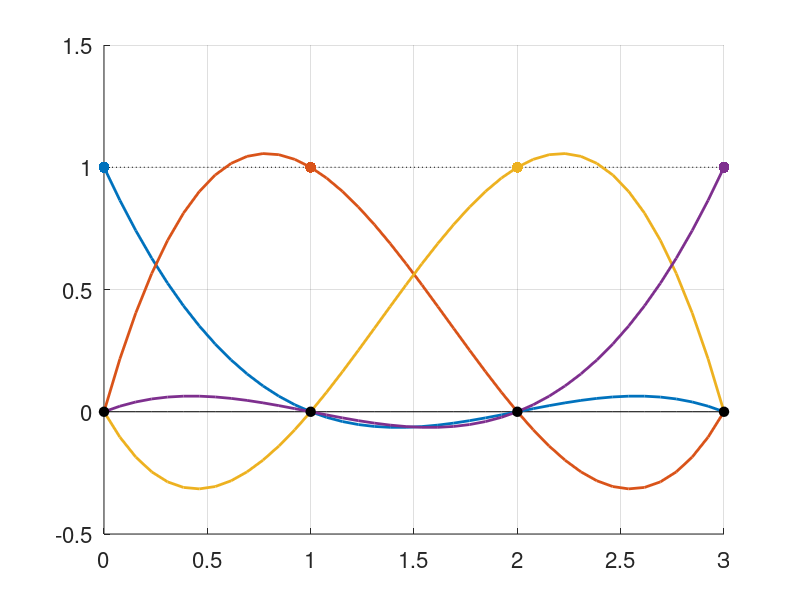
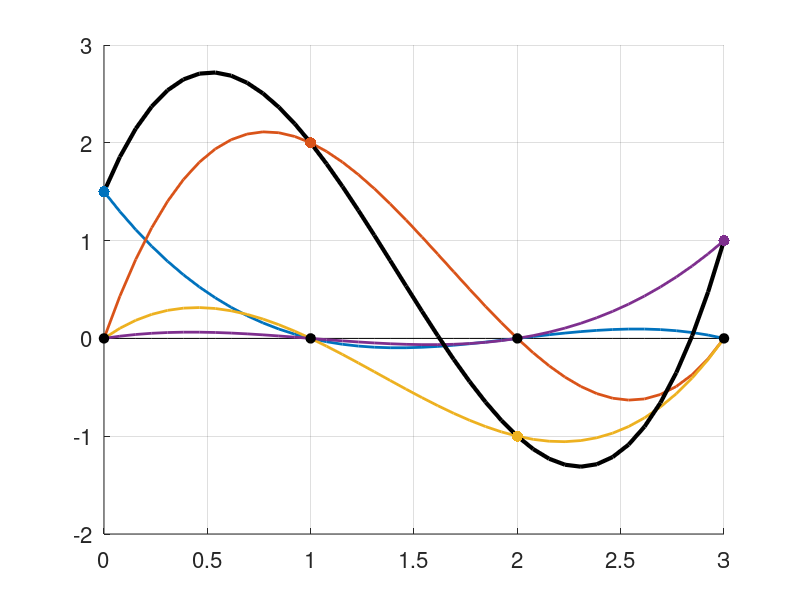

Write the MATLAB code that produced these figures, in order. (Note: this script raises an error after producing the figures.)
n = 40;
xstart = 0;
xstop = 3;
p = 3;
x = linspace(xstart,xstop,n);
t = linspace(xstart,xstop,p+1);
points = [1.5,2,-1,1] %rand(1,p+1)*5-2;
L = ones(p+1,n);


for i = 1:p+1           % Bases
    for j = 1:p+1       % Parameters
        if j~= i
            L(i,:) = L(i,:).*(x-t(j))/(t(i)-t(j));
        end
    end
end

close all
figure(1)
hold on
grid on

colors = get(gca, 'ColorOrder');

plot(x,zeros(size(x)),'k')
plot(x,ones(size(x)),':k')
plot(x,L,'linewidth',2)

for basis = 1:p+1
    plot(t(basis),1,'o', 'MarkerEdgeColor', 'none','MarkerFaceColor', colors(basis,:), 'MarkerSize',8);
    plot(t(basis),0,'ok','MarkerFaceColor', 'auto', 'MarkerSize',7);
end

set(gca,'fontsize',16)

figure(2)
hold on
grid on
colors = get(gca, 'ColorOrder');

plot(x,zeros(size(x)),'k')
plot(x,L.*repmat(points',1,40),'linewidth',2)
plot(x,points*L, 'k','linewidth',3)

for basis = 1:p+1
    plot(t(basis),points(basis),'o', 'MarkerEdgeColor', 'none','MarkerFaceColor', colors(basis,:), 'MarkerSize',8);
    plot(t(basis),0,'ok','MarkerFaceColor', 'auto', 'MarkerSize',7);
end

set(gca,'fontsize',16)



%%%%%%%%%%%%%%%%%%%%%%%%%%%%%%%%%%%
% Samme figur i Bernstein
%%%%%%%%%%%%%%%%%%%%%%%%%%%%%%%%%%%%



B = bernstein